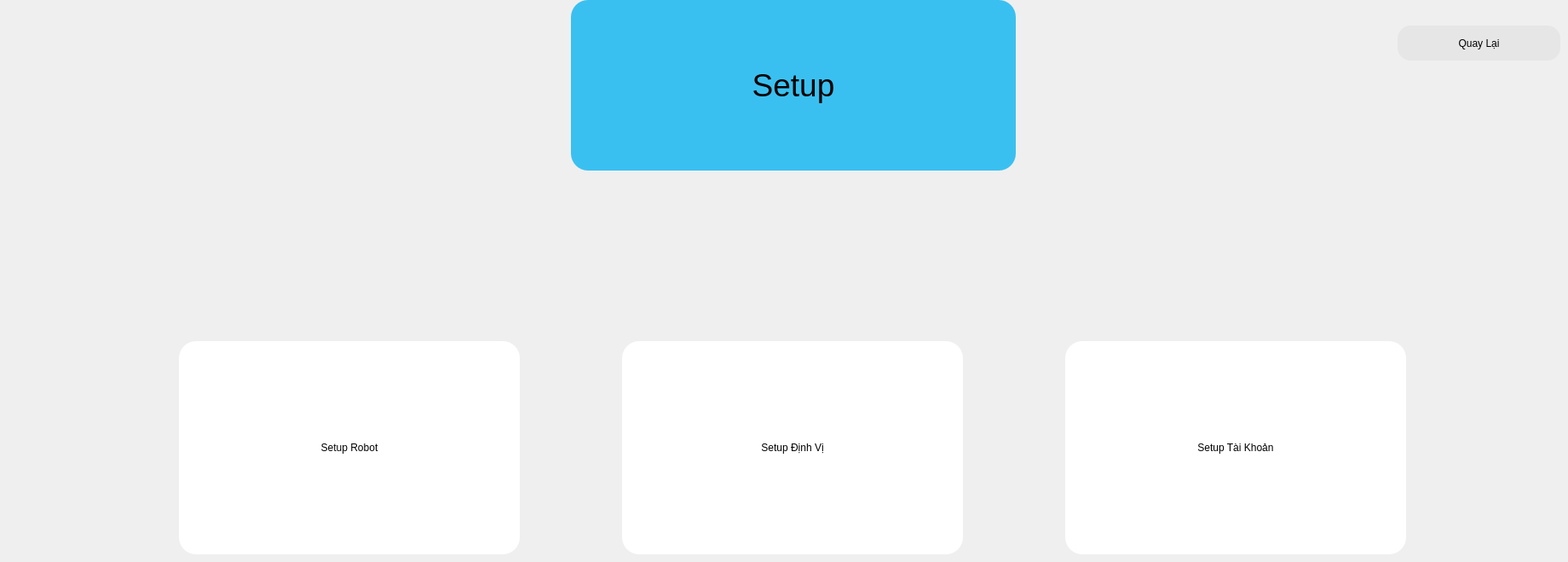
    <widget class="QWidget" name="page_setup">
     <widget class="QLabel" name="label_6">
      <property name="geometry">
       <rect>
        <x>670</x>
        <y>0</y>
        <width>522</width>
        <height>200</height>
       </rect>
      </property>
      <property name="font">
       <font>
        <pointsize>28</pointsize>
       </font>
      </property>
      <property name="styleSheet">
       <string notr="true">
background-color: rgb(58, 192, 240);
border-radius: 20px;
</string>
      </property>
      <property name="text">
       <string>Setup</string>
      </property>
      <property name="alignment">
       <set>Qt::AlignCenter</set>
      </property>
     </widget>
     <widget class="QPushButton" name="bt_setup_robot">
      <property name="geometry">
       <rect>
        <x>210</x>
        <y>400</y>
        <width>400</width>
        <height>250</height>
       </rect>
      </property>
      <property name="styleSheet">
       <string notr="true">QPushButton#bt_setup_robot{
	background-color: rgb(255, 255, 255);

color:rgba(0, 0, 0, 255);
border-radius:20px;
	
	font: 75 30pt &quot;MS Shell Dlg 2&quot;;
}
QPushButton#bt_setup_robot:hover{
	background-color: qlineargradient(spread:pad, x1:0, y1:0, x2:1, y2:0, stop:0 rgba(58, 255, 255, 255), stop:1 rgba(58, 192, 255, 255));

}
QPushButton#bt_setup_robot:pressed{

 padding-left:5px;
 padding-top:5px;
 background-color:rgba(58, 192, 200, 255);


}</string>
      </property>
      <property name="text">
       <string>Setup Robot</string>
      </property>
      <property name="icon">
       <iconset>
        <normaloff>../../../.designer/images/th.jpg</normaloff>../../../.designer/images/th.jpg</iconset>
      </property>
      <property name="iconSize">
       <size>
        <width>60</width>
        <height>60</height>
       </size>
      </property>
     </widget>
     <widget class="QPushButton" name="bt_setup_dinh_vi">
      <property name="geometry">
       <rect>
        <x>730</x>
        <y>400</y>
        <width>400</width>
        <height>250</height>
       </rect>
      </property>
      <property name="styleSheet">
       <string notr="true">QPushButton#bt_setup_dinh_vi{
	background-color: rgb(255, 255, 255);

color:rgba(0, 0, 0, 255);
border-radius:20px;
	
	font: 75 30pt &quot;MS Shell Dlg 2&quot;;
}
QPushButton#bt_setup_dinh_vi:hover{
	background-color: qlineargradient(spread:pad, x1:0, y1:0, x2:1, y2:0, stop:0 rgba(58, 255, 255, 255), stop:1 rgba(58, 192, 255, 255));

}
QPushButton#bt_setup_dinh_vi:pressed{

 padding-left:5px;
 padding-top:5px;
 background-color:rgba(58, 192, 200, 255);


}</string>
      </property>
      <property name="text">
       <string>Setup Định Vị</string>
      </property>
      <property name="icon">
       <iconset>
        <normaloff>../../../.designer/images/dinhvi.jpg</normaloff>../../../.designer/images/dinhvi.jpg</iconset>
      </property>
      <property name="iconSize">
       <size>
        <width>60</width>
        <height>60</height>
       </size>
      </property>
     </widget>
     <widget class="QPushButton" name="bt_setup_tk">
      <property name="geometry">
       <rect>
        <x>1250</x>
        <y>400</y>
        <width>400</width>
        <height>250</height>
       </rect>
      </property>
      <property name="styleSheet">
       <string notr="true">QPushButton#bt_setup_tk{
	background-color: rgb(255, 255, 255);

color:rgba(0, 0, 0, 255);
border-radius:20px;
	
	font: 75 30pt &quot;MS Shell Dlg 2&quot;;
}
QPushButton#bt_setup_tk:hover{
	background-color: qlineargradient(spread:pad, x1:0, y1:0, x2:1, y2:0, stop:0 rgba(58, 255, 255, 255), stop:1 rgba(58, 192, 255, 255));

}
QPushButton#bt_setup_tk:pressed{

 padding-left:5px;
 padding-top:5px;
 background-color:rgba(58, 192, 200, 255);


}
</string>
      </property>
      <property name="text">
       <string>Setup Tài Khoản</string>
      </property>
      <property name="icon">
       <iconset>
        <normaloff>../../../.designer/images/account.png</normaloff>../../../.designer/images/account.png</iconset>
      </property>
      <property name="iconSize">
       <size>
        <width>60</width>
        <height>60</height>
       </size>
      </property>
     </widget>
     <widget class="QPushButton" name="bt_back_setup">
      <property name="geometry">
       <rect>
        <x>1640</x>
        <y>30</y>
        <width>191</width>
        <height>41</height>
       </rect>
      </property>
      <property name="styleSheet">
       <string notr="true">QPushButton#bt_back_setup{
     border-radius: 15px;
	font: 75 23pt &quot;MS Shell Dlg 2&quot;;
	border: 1px solid rgb(230, 230, 230);
background-color: rgb(230, 230, 230);

}
QPushButton#bt_back_setup:pressed{
background-color: qlineargradient(spread:pad, x1:0, y1:0, x2:1, y2:0, stop:0 rgba(58, 192, 255, 219), stop:1 rgba(58, 192, 255, 226));

}
QPushButton#bt_back_setup:pressed{
padding-left :2px;
padding-top :2px;

	background-color: rgb(58, 192, 255);
}

</string>
      </property>
      <property name="text">
       <string>Quay Lại</string>
      </property>
      <property name="icon">
       <iconset>
        <normaloff>../../../.designer/images/quaylai_xoafont.png</normaloff>../../../.designer/images/quaylai_xoafont.png</iconset>
      </property>
      <property name="iconSize">
       <size>
        <width>60</width>
        <height>60</height>
       </size>
      </property>
     </widget>
    </widget>
